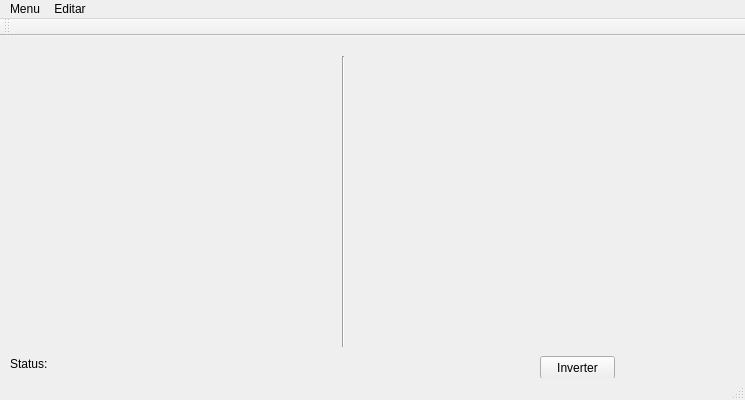
<?xml version="1.0" encoding="UTF-8"?>
<ui version="4.0">
 <class>teste5</class>
 <widget class="QMainWindow" name="teste5">
  <property name="geometry">
   <rect>
    <x>0</x>
    <y>0</y>
    <width>745</width>
    <height>400</height>
   </rect>
  </property>
  <property name="windowTitle">
   <string>teste5</string>
  </property>
  <widget class="QWidget" name="centralWidget">
   <widget class="QLabel" name="label_imagem1">
    <property name="geometry">
     <rect>
      <x>20</x>
      <y>20</y>
      <width>301</width>
      <height>271</height>
     </rect>
    </property>
    <property name="text">
     <string/>
    </property>
   </widget>
   <widget class="Line" name="line">
    <property name="geometry">
     <rect>
      <x>333</x>
      <y>20</y>
      <width>20</width>
      <height>291</height>
     </rect>
    </property>
    <property name="orientation">
     <enum>Qt::Vertical</enum>
    </property>
   </widget>
   <widget class="QLabel" name="status">
    <property name="geometry">
     <rect>
      <x>10</x>
      <y>320</y>
      <width>451</width>
      <height>16</height>
     </rect>
    </property>
    <property name="text">
     <string>Status: </string>
    </property>
   </widget>
   <widget class="QLabel" name="label_imagem2">
    <property name="geometry">
     <rect>
      <x>380</x>
      <y>20</y>
      <width>301</width>
      <height>271</height>
     </rect>
    </property>
    <property name="text">
     <string/>
    </property>
   </widget>
   <widget class="QPushButton" name="pushButton">
    <property name="geometry">
     <rect>
      <x>540</x>
      <y>320</y>
      <width>75</width>
      <height>23</height>
     </rect>
    </property>
    <property name="text">
     <string>Inverter</string>
    </property>
   </widget>
  </widget>
  <widget class="QMenuBar" name="menuBar">
   <property name="geometry">
    <rect>
     <x>0</x>
     <y>0</y>
     <width>745</width>
     <height>21</height>
    </rect>
   </property>
   <widget class="QMenu" name="menuMenu">
    <property name="title">
     <string>Menu</string>
    </property>
    <addaction name="actionAbrir"/>
    <addaction name="actionSalvar"/>
    <addaction name="actionSair"/>
   </widget>
   <widget class="QMenu" name="menuEditar">
    <property name="title">
     <string>Editar</string>
    </property>
    <addaction name="actionInverter"/>
    <addaction name="actionBrilho"/>
    <addaction name="actionAjustar"/>
   </widget>
   <addaction name="menuMenu"/>
   <addaction name="menuEditar"/>
  </widget>
  <widget class="QToolBar" name="mainToolBar">
   <attribute name="toolBarArea">
    <enum>TopToolBarArea</enum>
   </attribute>
   <attribute name="toolBarBreak">
    <bool>false</bool>
   </attribute>
  </widget>
  <widget class="QStatusBar" name="statusBar"/>
  <action name="actionAbrir">
   <property name="text">
    <string>Abrir</string>
   </property>
  </action>
  <action name="actionSalvar">
   <property name="text">
    <string>Salvar</string>
   </property>
  </action>
  <action name="actionSair">
   <property name="text">
    <string>Sair</string>
   </property>
  </action>
  <action name="actionInverter">
   <property name="text">
    <string>Inverter</string>
   </property>
  </action>
  <action name="actionBrilho">
   <property name="text">
    <string>Brilho</string>
   </property>
  </action>
  <action name="actionAjustar">
   <property name="text">
    <string>Ajustar</string>
   </property>
  </action>
 </widget>
 <layoutdefault spacing="6" margin="11"/>
 <resources/>
 <connections/>
</ui>
